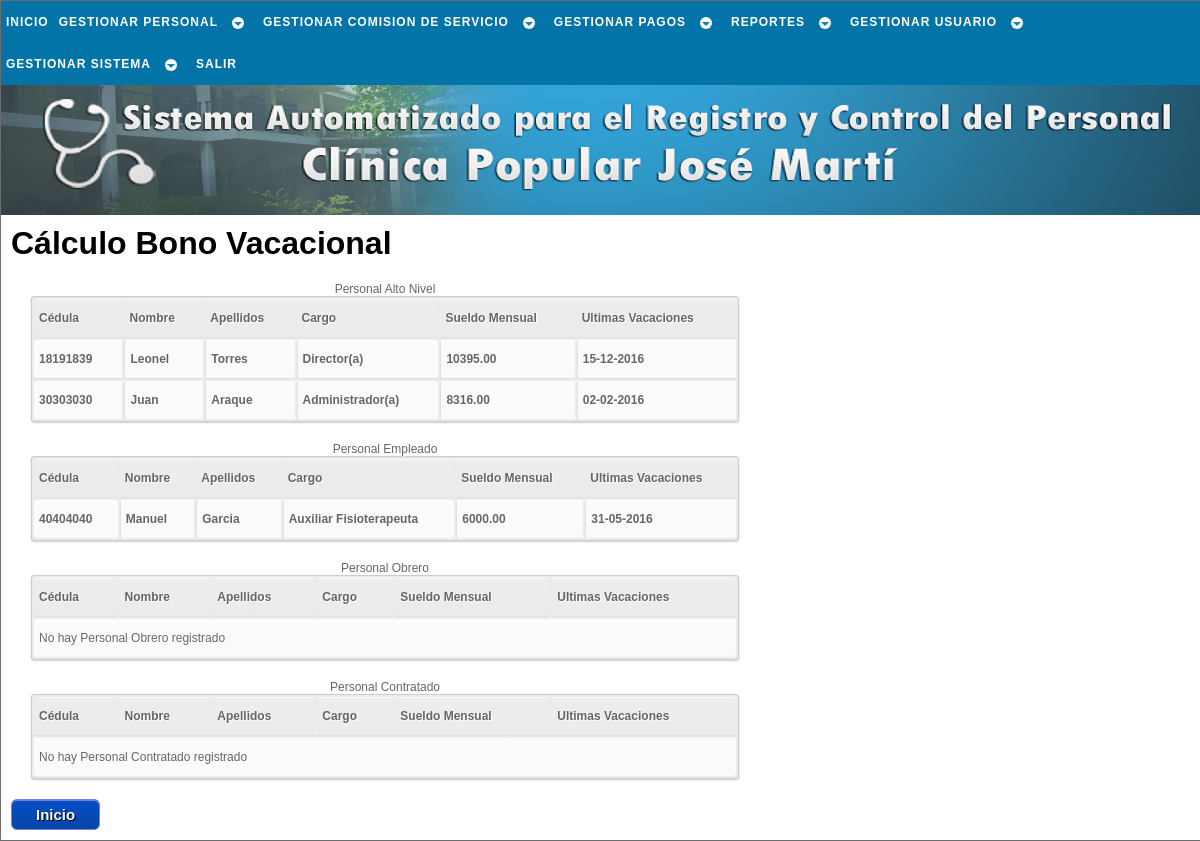
Page /php/pago/calc_bono_vac_a.php (signed in) on the committed database.
### tables this page shows
CREATE TABLE `laboral` (
  `cedula` int(12) NOT NULL,
  `sueldo_mensual` decimal(7,2) NOT NULL,
  `fecha_ingreso` date NOT NULL,
  `condicion` varchar(10) NOT NULL,
  `cargo` varchar(23) NOT NULL,
  `rango` varchar(22) NOT NULL,
  `area_desemp` varchar(14) NOT NULL,
  `resolucion` varchar(40) NOT NULL,
  `ley` varchar(5) NOT NULL,
  PRIMARY KEY (`cedula`),
  CONSTRAINT `laboral_ibfk_1` FOREIGN KEY (`cedula`) REFERENCES `trabajador` (`cedula`) ON UPDATE CASCADE
);

CREATE TABLE `trabajador` (
  `cedula` int(12) NOT NULL,
  `nombre` varchar(30) NOT NULL,
  `apellido` varchar(30) NOT NULL,
  `ciudadania` varchar(15) NOT NULL,
  `pasaporte` varchar(30) NOT NULL,
  `libreta_militr` varchar(30) NOT NULL,
  `fe_nac` date NOT NULL,
  `lug_nac` varchar(30) NOT NULL,
  `est_civil` varchar(15) NOT NULL,
  `nconyugue` varchar(50) NOT NULL,
  `estudia` int(1) NOT NULL,
  `direccion` varchar(50) NOT NULL,
  `telefono` varchar(12) NOT NULL,
  `telefono_em` varchar(12) NOT NULL,
  `estado` tinyint(1) NOT NULL,
  `actualizado` date NOT NULL,
  PRIMARY KEY (`cedula`)
);

### php/_sql/conslt_trabj_sql.php (called while the page is built, shortened)
<?php
	function conslt_rango_trb($cnx_bd,$dato1,$dato2){
		$sql = "SELECT trabajador.cedula,nombre,apellido,cargo,sueldo_mensual,fecha_ingreso
				FROM trabajador
				JOIN laboral ON laboral.cedula = trabajador.cedula
				WHERE rango = '$dato1'
				AND condicion = '$dato2'
				AND estado = 1
				ORDER BY sueldo_mensual
				DESC";
		$resultado = $cnx_bd->query($sql);
		return $resultado;
	}
	function conslt_condicion_trb($cnx_bd,$dato){
		$sql = "SELECT trabajador.cedula,nombre,apellido,cargo,sueldo_mensual,fecha_ingreso
				FROM trabajador
				JOIN laboral ON laboral.cedula = trabajador.cedula
				WHERE condicion = '$dato'
				AND estado = 1
				ORDER BY sueldo_mensual
				DESC";
		$resultado = $cnx_bd->query($sql);
		return $resultado;
	}
	function conslt_fch($cnx_bd,$campo,$tabla,$ced){
		$sql = "SELECT $campo
				FROM $tabla
				WHERE cedula = '$ced'
				ORDER BY $campo
				DESC
				LIMIT 1";
		$resultado = $cnx_bd->query($sql);
		return $resultado;
	}
?>

### php/pago/calc_bono_vac_a.php (the view, shortened to what this page needs)
<!DOCTYPE html PUBLIC "-//W3C//DTD XHTML 1.1//EN" "http://www.w3.org/TR/xhtml11/DTD/xhtml11.dtd" />
<html xmlns="http://www.w3.org/1999/xhtml" xml:lang="es" lang="es" dir="ltr">
	<head>
		<link rel="stylesheet" href="../../css/estilo.css" type="text/css" media="screen" />
    </head>
	<body>
		<div id="cuerpo">
			<div id="menu">
				<div id="cssmenu">
					<?php include('../_menu/menu_pago.php'); ?>
				</div>
			</div>
			<div id="inicio">
			</div>
			<div id="pagina">
				<?php
					$cnx_bd = conexion();
					include('../_sql/conslt_trabj_sql.php');
					$alto = conslt_rango_trb($cnx_bd,'Personal de Alto Nivel','Fijo');
					$empleado = conslt_rango_trb($cnx_bd,'Personal Empleado','Fijo');
					$obrero = conslt_rango_trb($cnx_bd,'Personal Obrero','Fijo');
					$contratado = conslt_condicion_trb($cnx_bd,'Contratado');
				?>
				<h1>Cálculo Bono Vacacional</h1>
				<table id="tabla">
					<caption>Personal Alto Nivel</caption>
					<tr>
						<th>Cédula</th>
						<th>Nombre</th>
						<th>Apellidos</th>
						<th>Cargo</th>
						<th>Sueldo Mensual</th>
						<th>Ultimas Vacaciones</th>
					</tr>
					<?php
					if ($alto->num_rows < 1) {
					?>
					<tr>
						<td colspan="6">No hay Personal de Alto Nivel registrado</td>
					</tr>
					<?php
					}else{
						while ($fila = $alto->fetch_object()){
							$fcha = conslt_fch($cnx_bd,'ini_vacac','bono_vacac',$fila->cedula);
							$fch_fila = $fcha->fetch_object();
							$d='00';$m='00';$a='0000';
							if (isset($fch_fila)) list($a,$m,$d) = explode('-', $fch_fila->ini_vacac);
					?>
							<tr>
								<td><a href="calc_bono_vac_b.php?c=<?=$fila->cedula?>" title="Click para calcular el bono vacacional del trabajador"><?=$fila->cedula?></a></td>
								<td><a href="calc_bono_vac_b.php?c=<?=$fila->cedula?>" title="Click para calcular el bono vacacional del trabajador"><?=$fila->nombre?></a></td>
								<td><a href="calc_bono_vac_b.php?c=<?=$fila->cedula?>" title="Click para calcular el bono vacacional del trabajador"><?=$fila->apellido?></a></td>
								<td><a href="calc_bono_vac_b.php?c=<?=$fila->cedula?>" title="Click para calcular el bono vacacional del trabajador"><?=$fila->cargo?></a></td>
								<td><a href="calc_bono_vac_b.php?c=<?=$fila->cedula?>" title="Click para calcular el bono vacacional del trabajador"><?=$fila->sueldo_mensual?></a></td>
								<td><a href="calc_bono_vac_b.php?c=<?=$fila->cedula?>" title="Click para calcular el bono vacacional del trabajador"><?=$d.'-'.$m.'-'.$a?></a></td>
							</tr>
					<?php
						}
					}
					?>
				</table>
				<table id="tabla">
					<caption>Personal Empleado</caption>
					<tr>
						<th>Cédula</th>
						<th>Nombre</th>
						<th>Apellidos</th>
						<th>Cargo</th>
						<th>Sueldo Mensual</th>
						<th>Ultimas Vacaciones</th>
					</tr>
					<?php
					if ($empleado->num_rows < 1) {
					?>
					<tr>
						<td colspan="6">No hay Personal Empleado registrado</td>
					</tr>
					<?php
					}else{
						while ($fila = $empleado->fetch_object()){
							$fcha = conslt_fch($cnx_bd,'ini_vacac','bono_vacac',$fila->cedula);
							$fch_fila = $fcha->fetch_object();
							$d='00';$m='00';$a='0000';
							if (isset($fch_fila)) list($a,$m,$d) = explode('-', $fch_fila->ini_vacac);
					?>
							<tr>
								<td><a href="calc_bono_vac_b.php?c=<?=$fila->cedula?>" title="Click para calcular el bono vacacional del trabajador"><?=$fila->cedula?></a></td>
								<td><a href="calc_bono_vac_b.php?c=<?=$fila->cedula?>" title="Click para calcular el bono vacacional del trabajador"><?=$fila->nombre?></a></td>
								<td><a href="calc_bono_vac_b.php?c=<?=$fila->cedula?>" title="Click para calcular el bono vacacional del trabajador"><?=$fila->apellido?></a></td>
								<td><a href="calc_bono_vac_b.php?c=<?=$fila->cedula?>" title="Click para calcular el bono vacacional del trabajador"><?=$fila->cargo?></a></td>
								<td><a href="calc_bono_vac_b.php?c=<?=$fila->cedula?>" title="Click para calcular el bono vacacional del trabajador"><?=$fila->sueldo_mensual?></a></td>
								<td><a href="calc_bono_vac_b.php?c=<?=$fila->cedula?>" title="Click para calcular el bono vacacional del trabajador"><?=$d.'-'.$m.'-'.$a?></a></td>
							</tr>
					<?php
						}
					}
					?>
				</table>
				<table id="tabla">
					<caption>Personal Obrero</caption>
					<tr>
						<th>Cédula</th>
						<th>Nombre</th>
						<th>Apellidos</th>
						<th>Cargo</th>
						<th>Sueldo Mensual</th>
						<th>Ultimas Vacaciones</th>
					</tr>
					<?php
					if ($obrero->num_rows < 1) {
					?>
					<tr>
						<td colspan="6">No hay Personal Obrero registrado</td>
					</tr>
					<?php
					}
					?>
				</table>
				<table id="tabla">
					<caption>Personal Contratado</caption>
					<tr>
						<th>Cédula</th>
						<th>Nombre</th>
						<th>Apellidos</th>
						<th>Cargo</th>
						<th>Sueldo Mensual</th>
						<th>Ultimas Vacaciones</th>
					</tr>
					<?php
					if ($contratado->num_rows < 1) {
					?>
					<tr>
						<td colspan="6">No hay Personal Contratado registrado</td>
					</tr>
					<?php
					}
					?>
				</table>
				<a href="../inicio.php" class="enlaceboton" title="Click para ir al inicio de SACLIPOP">Inicio</a>
			</div>
		</div>
	</body>
</html>

### css/estilo.css (style rules this page uses)
* { font-family: 'Trebuchet MS', Helvetica, sans-serif; margin:0px; padding:0px; }
body { background:#ababab; text-align:center; }
table { border: 0px; }
h1 { margin:0px 0px 10px 0px; }
#cuerpo { margin:0 auto; padding:0; text-align:left; width:1200px; border:1px solid #6d6c6c; }
#inicio { height:170px; background:#0431B4 url(../imagen/logo.png); background-repeat:no-repeat; }
#menu { height:44px; background:#D2D0EE; }
#pagina { padding:10px; background:#FFF; overflow:auto; }
.enlaceboton { -moz-box-shadow:inset 0px 1px 0px 0px #7182e2; -webkit-box-shadow:inset 0px 1px 0px 0px #7182e2; box-shadow:inset 0px 1px 0px 0px #7182e2; background:-webkit-gradient( linear, left top, left bottom, color-stop(0.05, #034dc3), color-stop(1, #0846a9) ); background:-moz-linear-gradient( center top, #034dc3 5%, #0846a9 100% ); filter:progid:DXImageTransform.Microsoft.gradient(startColorstr='#034dc3', endColorstr='#0846a9'); background-color:#034dc3; -moz-border-radius:6px; -webkit-border-radius:6px; border-radius:6px; border:1px solid #7182e2; display:inline-block; color:#fcfcfc; font-size:15px; font-weight:bold; padding:6px 24px; text-decoration:none; text-shadow:1px 1px 0px #000000; }
#tabla a:link { color: #666; font-weight: bold; text-decoration:none; }
#tabla { color:#666; font-size:12px; text-shadow: 1px 1px 0px #fff; background:#eaebec; margin:20px; border:#ccc 1px solid; width:60%; -moz-border-radius:3px; -webkit-border-radius:3px; border-radius:3px; -moz-box-shadow: 0 1px 2px #d1d1d1; -webkit-box-shadow: 0 1px 2px #d1d1d1; box-shadow: 0 1px 2px #d1d1d1; }
#tabla th { padding:11px 15px 12px 5px; border-top:1px solid #fafafa; border-bottom:1px solid #e0e0e0; text-align:left; background: #ededed; background: -webkit-gradient(linear, left top, left bottom, from(#ededed), to(#ebebeb)); background: -moz-linear-gradient(top, #ededed, #ebebeb); }
#tabla th:first-child { text-align: left; padding-left:5px; }
#tabla tr:first-child th:first-child { -moz-border-radius-topleft:3px; -webkit-border-top-left-radius:3px; border-top-left-radius:3px; }
#tabla tr:first-child th:last-child { -moz-border-radius-topright:3px; -webkit-border-top-right-radius:3px; border-top-right-radius:3px; }
#tabla tr { text-align: center; padding-left:20px; }
#tabla td:first-child { text-align: left; border-left: 0; }
#tabla td { padding:11px 15px 12px 5px; border-top: 1px solid #ffffff; border-bottom:1px solid #e0e0e0; border-left: 1px solid #e0e0e0; text-align:left; background: #fafafa; background: -webkit-gradient(linear, left top, left bottom, from(#fbfbfb), to(#fafafa)); background: -moz-linear-gradient(top, #fbfbfb, #fafafa); }
#tabla tr:last-child td { border-bottom:0; }
#tabla tr:last-child td:first-child { -moz-border-radius-bottomleft:3px; -webkit-border-bottom-left-radius:3px; border-bottom-left-radius:3px; }
#tabla tr:last-child td:last-child { -moz-border-radius-bottomright:3px; -webkit-border-bottom-right-radius:3px; border-bottom-right-radius:3px; }
#cssmenu { font-size: 12px; background: #0374a8; margin: 0; width: auto; padding: 0; line-height: 1; display: block; position: relative; }

### rows in the picture
laboral: cedula.cedula "18191839", cedula.nombre "Leonel", cedula.apellido "Torres", cargo "Director(a)", sueldo_mensual "10395.00", d "15", m "12", a "2016"
laboral: cedula.cedula "30303030", cedula.nombre "Juan", cedula.apellido "Araque", cargo "Administrador(a)", sueldo_mensual "8316.00", d "02", m "02", a "2016"
laboral: cedula.cedula "40404040", cedula.nombre "Manuel", cedula.apellido "Garcia", cargo "Auxiliar Fisioterapeuta", sueldo_mensual "6000.00", d "31", m "05", a "2016"
